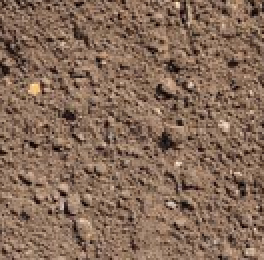
#> input picture soil.png, 132 x 130 px (shown 2 times larger)
$ python rgb.py
#> lines starting #> are read from the running program, lines starting #| are printed output that depends on the picture
import cv2
import numpy as np
import matplotlib.pyplot as plt

image_path = "soil.png"
image = cv2.imread(image_path)
#> image is the input picture: shape (130, 132, 3); mean B, G, R 88.5, 107, 134.1

b, g, r = cv2.split(image)
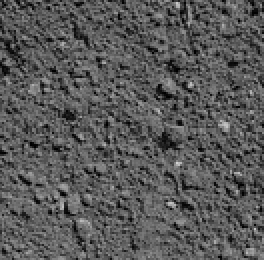
#> b: shape (130, 132) (shown 2 times larger); min 0, max 210, mean 88.5
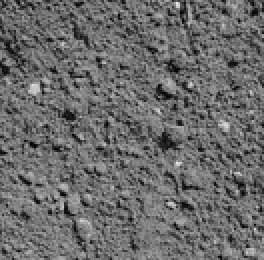
#> g: shape (130, 132) (shown 2 times larger); min 0, max 234, mean 107
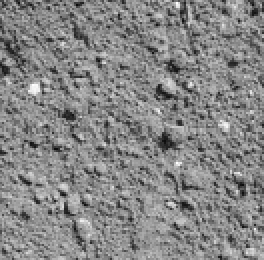
#> r: shape (130, 132) (shown 2 times larger); min 11, max 255, mean 134.1

blank = np.zeros_like(b)

red_image = cv2.merge([blank, blank, r])
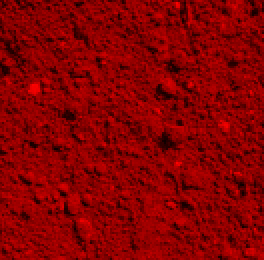
#> red_image: shape (130, 132, 3) (shown 2 times larger); mean of channels 0, 1, 2 0, 0, 134.1; drawn as B, G, R
green_image = cv2.merge([blank, g, blank])
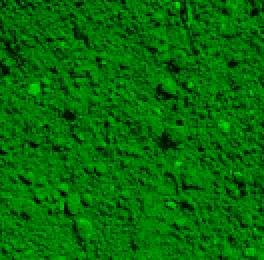
#> green_image: shape (130, 132, 3) (shown 2 times larger); mean of channels 0, 1, 2 0, 107, 0; drawn as B, G, R
blue_image = cv2.merge([b, blank, blank])
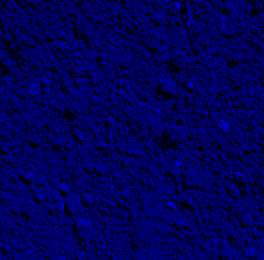
#> blue_image: shape (130, 132, 3) (shown 2 times larger); mean of channels 0, 1, 2 88.5, 0, 0; drawn as B, G, R

cv2.imwrite("red.png", red_image)
cv2.imwrite("green.png", green_image)
cv2.imwrite("blue.png", blue_image)
